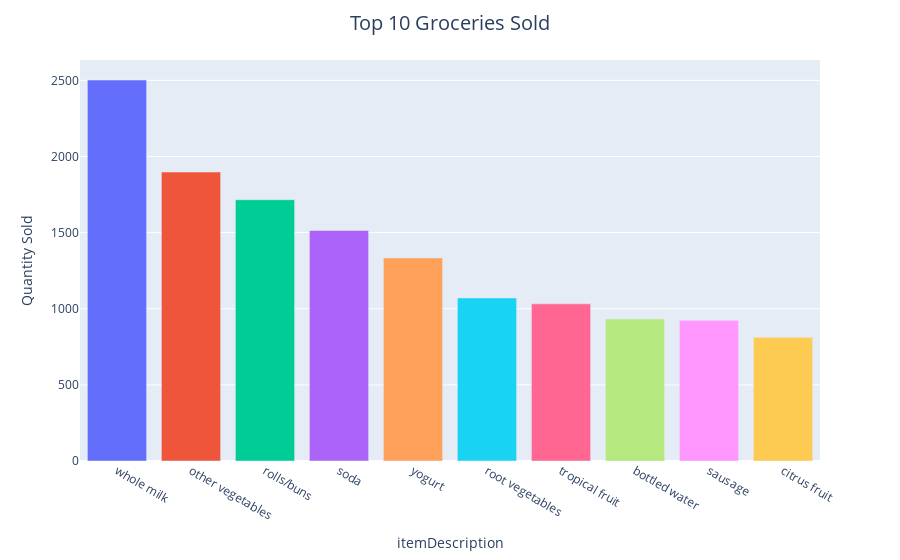

Source (notebook cell):
### Markdown cell above
Tìm top 10 mặt hàng được mua nhiều nhất

### Code cell
Top10Groceries=df.itemDescription.value_counts().sort_values(ascending=False)[0:10]

fig=px.bar(Top10Groceries,color=Top10Groceries.index,
           labels={'value':'Quantity Sold','index':'Grocery Items'})
fig.update_layout(showlegend=False,
                 title_text='Top 10 Groceries Sold',title_x=0.5,
                 title={'font': {'size':20}} )
fig.show()

### Figure 1 — Plotly figure (JSON) as saved in the notebook; plotly's stock layout.template omitted (floating-point values rounded to 4 significant figures)
{"data": [{"alignmentgroup": "True", "hovertemplate": "itemDescription=%{x}<br>Quantity Sold=%{y}<extra></extra>", "legendgroup": "whole milk", "marker": {"color": "#636efa", "pattern": {"shape": ""}}, "name": "whole milk", "offsetgroup": "whole milk", "orientation": "v", "showlegend": true, "textposition": "auto", "type": "bar", "x": ["whole milk"], "xaxis": "x", "y": [2502], "yaxis": "y"}, {"alignmentgroup": "True", "hovertemplate": "itemDescription=%{x}<br>Quantity Sold=%{y}<extra></extra>", "legendgroup": "other vegetables", "marker": {"color": "#EF553B", "pattern": {"shape": ""}}, "name": "other vegetables", "offsetgroup": "other vegetables", "orientation": "v", "showlegend": true, "textposition": "auto", "type": "bar", "x": ["other vegetables"], "xaxis": "x", "y": [1898], "yaxis": "y"}, {"alignmentgroup": "True", "hovertemplate": "itemDescription=%{x}<br>Quantity Sold=%{y}<extra></extra>", "legendgroup": "rolls/buns", "marker": {"color": "#00cc96", "pattern": {"shape": ""}}, "name": "rolls/buns", "offsetgroup": "rolls/buns", "orientation": "v", "showlegend": true, "textposition": "auto", "type": "bar", "x": ["rolls/buns"], "xaxis": "x", "y": [1716], "yaxis": "y"}, {"alignmentgroup": "True", "hovertemplate": "itemDescription=%{x}<br>Quantity Sold=%{y}<extra></extra>", "legendgroup": "soda", "marker": {"color": "#ab63fa", "pattern": {"shape": ""}}, "name": "soda", "offsetgroup": "soda", "orientation": "v", "showlegend": true, "textposition": "auto", "type": "bar", "x": ["soda"], "xaxis": "x", "y": [1514], "yaxis": "y"}, {"alignmentgroup": "True", "hovertemplate": "itemDescription=%{x}<br>Quantity Sold=%{y}<extra></extra>", "legendgroup": "yogurt", "marker": {"color": "#FFA15A", "pattern": {"shape": ""}}, "name": "yogurt", "offsetgroup": "yogurt", "orientation": "v", "showlegend": true, "textposition": "auto", "type": "bar", "x": ["yogurt"], "xaxis": "x", "y": [1334], "yaxis": "y"}, {"alignmentgroup": "True", "hovertemplate": "itemDescription=%{x}<br>Quantity Sold=%{y}<extra></extra>", "legendgroup": "root vegetables", "marker": {"color": "#19d3f3", "pattern": {"shape": ""}}, "name": "root vegetables", "offsetgroup": "root vegetables", "orientation": "v", "showlegend": true, "textposition": "auto", "type": "bar", "x": ["root vegetables"], "xaxis": "x", "y": [1071], "yaxis": "y"}, {"alignmentgroup": "True", "hovertemplate": "itemDescription=%{x}<br>Quantity Sold=%{y}<extra></extra>", "legendgroup": "tropical fruit", "marker": {"color": "#FF6692", "pattern": {"shape": ""}}, "name": "tropical fruit", "offsetgroup": "tropical fruit", "orientation": "v", "showlegend": true, "textposition": "auto", "type": "bar", "x": ["tropical fruit"], "xaxis": "x", "y": [1032], "yaxis": "y"}, {"alignmentgroup": "True", "hovertemplate": "itemDescription=%{x}<br>Quantity Sold=%{y}<extra></extra>", "legendgroup": "bottled water", "marker": {"color": "#B6E880", "pattern": {"shape": ""}}, "name": "bottled water", "offsetgroup": "bottled water", "orientation": "v", "showlegend": true, "textposition": "auto", "type": "bar", "x": ["bottled water"], "xaxis": "x", "y": [933], "yaxis": "y"}, {"alignmentgroup": "True", "hovertemplate": "itemDescription=%{x}<br>Quantity Sold=%{y}<extra></extra>", "legendgroup": "sausage", "marker": {"color": "#FF97FF", "pattern": {"shape": ""}}, "name": "sausage", "offsetgroup": "sausage", "orientation": "v", "showlegend": true, "textposition": "auto", "type": "bar", "x": ["sausage"], "xaxis": "x", "y": [924], "yaxis": "y"}, {"alignmentgroup": "True", "hovertemplate": "itemDescription=%{x}<br>Quantity Sold=%{y}<extra></extra>", "legendgroup": "citrus fruit", "marker": {"color": "#FECB52", "pattern": {"shape": ""}}, "name": "citrus fruit", "offsetgroup": "citrus fruit", "orientation": "v", "showlegend": true, "textposition": "auto", "type": "bar", "x": ["citrus fruit"], "xaxis": "x", "y": [812], "yaxis": "y"}], "layout": {"barmode": "relative", "legend": {"title": {"text": "itemDescription"}, "tracegroupgap": 0}, "margin": {"t": 60}, "showlegend": false, "title": {"font": {"size": 20}, "text": "Top 10 Groceries Sold", "x": 0.5}, "xaxis": {"anchor": "y", "categoryarray": ["whole milk", "other vegetables", "rolls/buns", "soda", "yogurt", "root vegetables", "tropical fruit", "bottled water", "sausage", "citrus fruit"], "categoryorder": "array", "domain": [0, 1], "title": {"text": "itemDescription"}}, "yaxis": {"anchor": "x", "domain": [0, 1], "title": {"text": "Quantity Sold"}}}}
